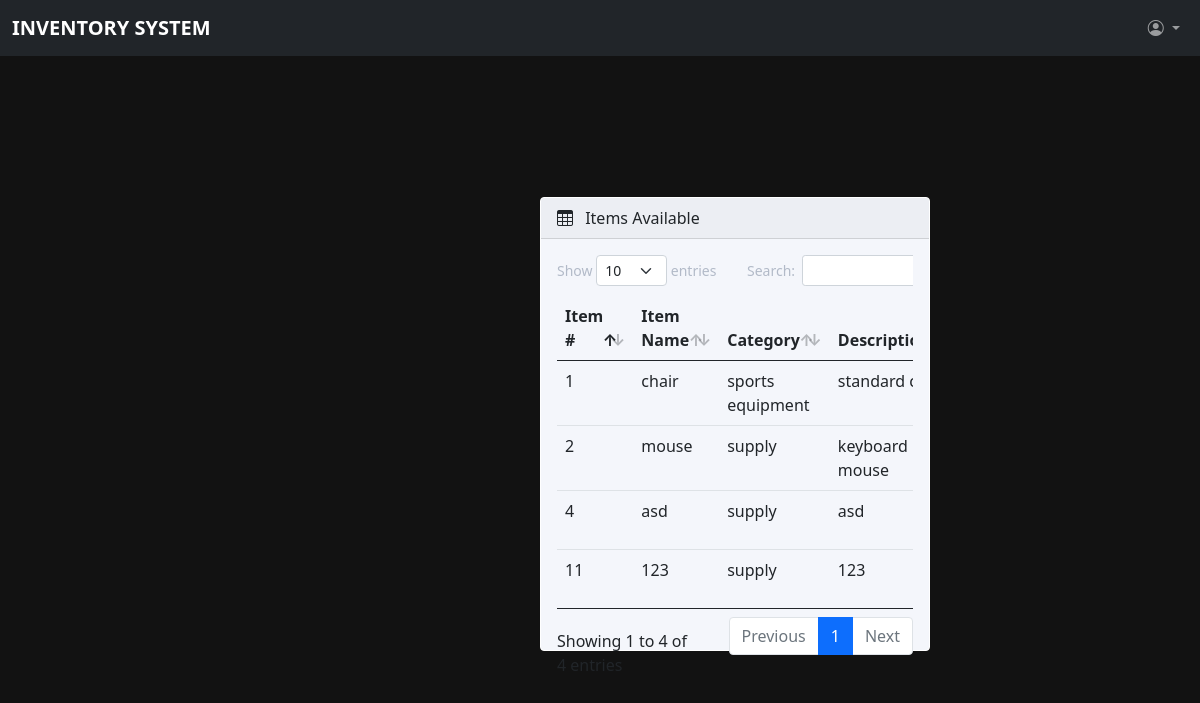
The app's page /user/available.php with its own data.
### tables this page shows
CREATE TABLE `supplies` (
  `id` int(11) NOT NULL AUTO_INCREMENT,
  `name` varchar(255) NOT NULL,
  `description` varchar(255) NOT NULL,
  `quantity` int(11) NOT NULL,
  `category` varchar(255) NOT NULL,
  `borrowed_quantity` int(11) NOT NULL,
  `transdate` datetime NOT NULL,
  PRIMARY KEY (`id`)
);

### user/available.php (the view, shortened to what this page needs)
<?php
include "../dbcon.php";
?>
<!DOCTYPE html>
<html lang="en">
<head>
  <link rel="stylesheet" href="css/bootstrap.min.css" />
  <link rel="stylesheet" href="https://cdn.jsdelivr.net/npm/bootstrap-icons@1.4.1/font/bootstrap-icons.css" />
  <link rel="stylesheet" href="css/dataTables.bootstrap5.min.css" />
  <link rel="stylesheet" href="css/style.css" />
</head>
<body class="fixed-left">
  <?php include('includes/navbar.php'); ?>
  <?php include('includes/sidebar.php'); ?>
  <main class="mt-5 pt-3">
    <div class="container-fluid">
      <div class="row">
        <div class="col-md-12 mb-3">
          <div class="card">
            <div class="card-header">
              <span><i class="bi bi-table me-2"></i></span> Items Available
            </div>
            <div class="card-body">
              <div class="table-responsive">
                <table id="example" class="table table-hover data-table" style="width: 100%">
                  <thead class>
                    <tr>
                      <th>Item #</th>
                      <th>Item Name</th>
                      <th>Category</th>
                      <th>Description</th>
                    </tr>
                  </thead>
                  <tbody>
                    <?php
                    $sql = "SELECT s.`id`,s.`name`,s.`quantity`,s.`description`,s.`category`,(s.`quantity`-s.`borrowed_quantity`) AS remaining FROM `supplies` s;";
                    $actresult = mysqli_query($conn, $sql);
                    while ($result = mysqli_fetch_assoc($actresult)) {
                    ?>
                    <tr>
                      <td>
                        <?php echo $result['id']; ?>
                      </td>
                      <td>
                        <?php echo $result['name']; ?>
                      </td>
                      <td>
                        <?php echo $result['category']; ?>
                      </td>
                      <td>
                        <?php echo $result['description']; ?>
                      </td>
                    </tr>
                    <?php
                    }
                            ?>
                  </tbody>
                </table>
              </div>
            </div>
          </div>
        </div>
      </div>
    </div>
  </main>
</body>
</html>

### user/includes/navbar.php (shortened to what this page needs)
<!DOCTYPE html>
<html lang="en">
<head>
    <link rel="stylesheet" href="../css/bootstrap.min.css" />
    <link
      rel="stylesheet"
      href="https://cdn.jsdelivr.net/npm/bootstrap-icons@1.4.1/font/bootstrap-icons.css"
    />
    <link rel="stylesheet" href="../css/dataTables.bootstrap5.min.css" />
    <link rel="stylesheet" href="../css/style.css" />
</head>
<body>
<nav class="navbar navbar-expand-lg navbar-dark bg-dark fixed-top">
      <div class="container-fluid">
        <a
          class="navbar-brand me-auto ms-lg-0 ms-3 text-uppercase fw-bold"
          href="#"
          >Inventory System</a
        >
        <div class="collapse navbar-collapse" id="topNavBar">
          <ul class="navbar-nav">
            <li class="nav-item dropdown">
              <a
                class="nav-link dropdown-toggle ms-2"
                href="#"
                role="button"
                data-bs-toggle="dropdown"
                aria-expanded="false"
              >
                <i class="bi bi-person-circle"></i>
              </a>
                </li>
              </ul>
        </div>
      </div>
    </nav>
</body>
</html>

### user/includes/sidebar.php (shortened to what this page needs)
<!DOCTYPE html>
<html lang="en">
<head>
    <link rel="stylesheet" href="../css/bootstrap.min.css" />
    <link
      rel="stylesheet"
      href="https://cdn.jsdelivr.net/npm/bootstrap-icons@1.4.1/font/bootstrap-icons.css"
    />
    <link rel="stylesheet" href="../css/dataTables.bootstrap5.min.css" />
    <link rel="stylesheet" href="../css/style.css" />
</head>
<body>
</body>
</html>

### style.css (style rules this page uses)
body { display:flex; flex-direction:column; justify-content:center; min-height:100vh; align-items: center; background-color: #121212; }
.card { width: 390px; height: 454px; background: #F4F6FB; border: 1px solid white; }

### records on screen
supplies: id "1", name "chair", category "sports equipment", description "standard…"
supplies: id "2", name "mouse", category "supply", description "keyboard mouse"
supplies: id "4", name "asd", category "supply", description "asd"
supplies: id "11", name "123", category "supply", description "123"
